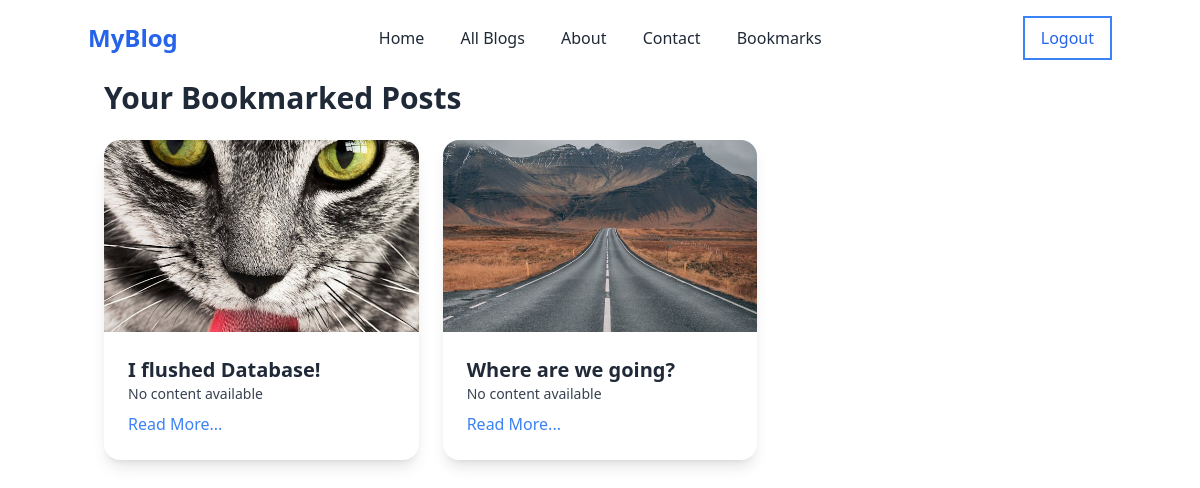
Screenshot of /bookmarks/ (signed in) with the database file from the repository.
### blog/models.py (models this page shows, shortened)
class Post(models.Model):
    title=models.CharField(max_length=200)
    content=RichTextField()
    author=models.CharField(max_length=100)
    created_at=models.DateTimeField(auto_now_add=True)
    updated_at=models.DateTimeField(auto_now=True)
    image = models.ImageField(upload_to='blog_images/', null=True, blank=True)
    tags = models.ManyToManyField(Tag, related_name='posts', blank=True)
    views = models.PositiveIntegerField(default=0)

### blog/views.py (the view)
# urls.py: path('bookmarks/',views.bookmarked_posts,name="bookmarks"),
@login_required
def bookmarked_posts(request):
    bookmarked_posts = Post.objects.filter(bookmarks__user=request.user)
    return render(request, 'bookmarks.html', {'bookmarked_posts': bookmarked_posts})

### blog/templates/bookmarks.html (shortened to what this page needs)
{% extends 'base.html' %}
{% block content %}
<div class="min-h-screen flex flex-col">
    <div class="container mx-auto pt-20 px-4 flex-grow">
        <h1 class="text-3xl font-bold text-gray-800 mb-6">Your Bookmarked Posts</h1>
        {% if bookmarked_posts %}
            <div class="grid grid-cols-1 md:grid-cols-3 gap-6">
                {% for post in bookmarked_posts %}
                <div class="bg-white rounded-2xl shadow-lg overflow-hidden transition-transform transform hover:scale-105 hover:shadow-xl flex flex-col">
                    {% if post.image %}
                    <img src="{{ post.image.url }}" alt="Post Image" class="w-full h-48 object-cover">
                    {% else %}
                    <img src="https://via.placeholder.com/300" alt="No Image" class="w-full h-48 object-cover">
                    {% endif %}
                    <div class="p-6 flex flex-col flex-grow">
                        <h2 class="text-xl font-semibold text-gray-800">{{ post.title }}</h2>
                        <p class="text-gray-700 text-sm flex-grow">{{ post.content|truncatechars:100 }}</p>
                        <a href="{% url 'blog' post.id %}" class="text-blue-500 hover:text-blue-700 hover:underline mt-2">Read More...</a>
                    </div>
                </div>
                {% endfor %}
            </div>
        {% else %}
            <p class="text-gray-600 text-lg mt-6">You have not bookmarked any posts yet.</p>
        {% endif %}
    </div>
</div>
{% endblock %}

### blog/templates/base.html (style rules this page uses)
html { scroll-behavior: smooth; }

### rows the page displays
Post: image (picture), title "I flushed Database!", content "No content available"
Post: image (picture), title "Where are we going?", content "No content available"
